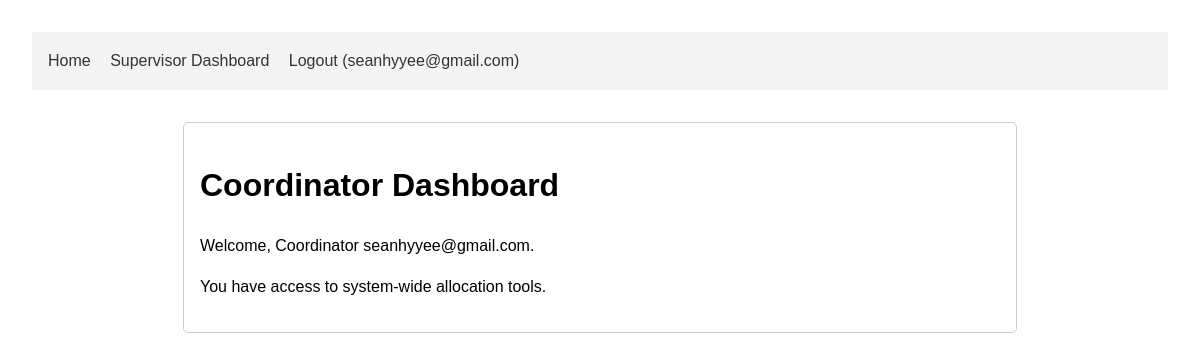
/dashboards/coordinator/ (signed in), run on an earlier commit of the app's database.
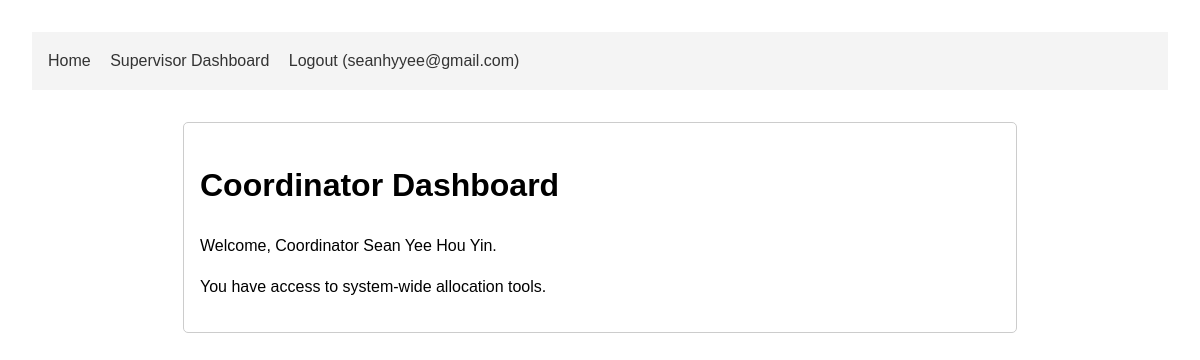
And on a later commit of the database.
### users/models.py (models this page shows, shortened)
class User(AbstractBaseUser, PermissionsMixin):
    email = models.EmailField(unique=True)
    is_active = models.BooleanField(default=True)
    is_staff = models.BooleanField(default=False)
    date_joined = models.DateTimeField(default=timezone.now)
    full_name = models.CharField(max_length=255, blank=False, null=False)
    USER_TYPE_CHOICES = (
        ('student', 'Student'),
        ('supervisor', 'Supervisor'),
    )
    user_type = models.CharField(max_length=10, choices=USER_TYPE_CHOICES)
    objects = UserManager()
    USERNAME_FIELD = 'email'
    REQUIRED_FIELDS = ['user_type']
    def get_full_name(self):
        return self.full_name or self.email

### dashboards/views.py (the view)
# urls.py: path('coordinator/', views.coordinator_dashboard_view, name='coordinator_dashboard'),
def coordinator_dashboard_view(request):
    return render(request, 'dashboard/coordinator.html')

### templates/dashboard/coordinator.html (shortened to what this page needs)
{% extends "dashboard/dashboard_base.html" %}
{% block content %}
    <h1>Coordinator Dashboard</h1>
    <p>Welcome, Coordinator {{ user.get_full_name }}.</p>
    <p>You have access to system-wide allocation tools.</p>
{% endblock %}

### templates/base.html (shortened to what this page needs)
<!DOCTYPE html>
<html lang="en">
<head>
</head>
<body>
    <nav>
        <a href="{% url 'home' %}">Home</a>
        {% if user.is_authenticated %}
            {% if user.user_type == 'student' %}
                <a href="{% url 'student_dashboard' %}">Student Dashboard</a>
            {% elif user.user_type == 'supervisor' and user.supervisorprofile.coordinatorprofile %}
                <a href="{% url 'coordinator_dashboard' %}">Coordinator Dashboard</a>
            {% elif user.user_type == 'supervisor' %}
                <a href="{% url 'supervisor_dashboard' %}">Supervisor Dashboard</a>
            {% endif %}
            <form class="logout-form" action="{% url 'logout' %}" method="post">
                <button type="submit" class="logout-button">Logout ({{ user.email }})</button>
            </form>
        {% else %}
            <a href="{% url 'login' %}">Login</a>
        {% endif %}
    </nav>
    <div class="container">
        {% block content %}
        {% endblock %}
    </div>
</body>
</html>

What changed in the data, as far as the page shows it:
changed User "seanhyyee@gmail.com": get_full_name "seanhyyee@gmail.com" → "Sean Yee Hou Yin"
